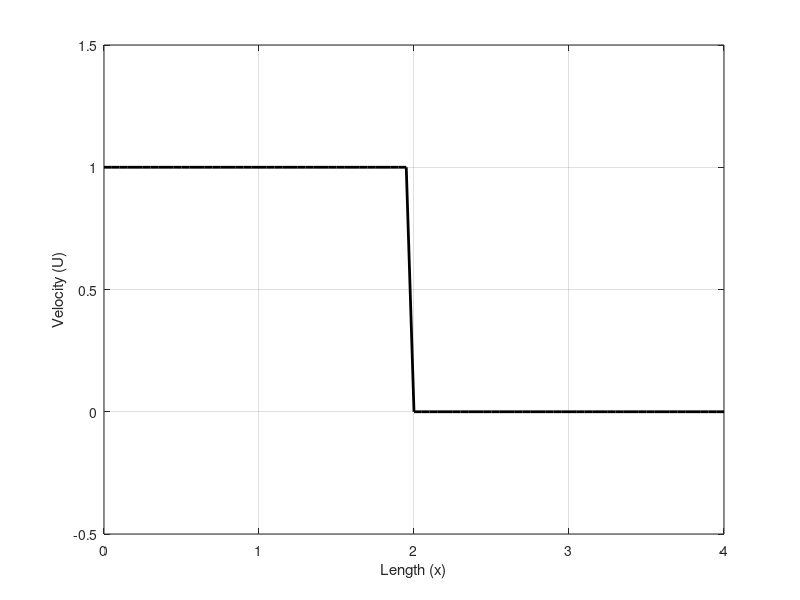

This figure's MATLAB source: (Note: this script raises an error after producing the figure.)
% Example-5 : Non-Linear Wave Equation - 1D
% MacCormack Method
clear all; clc

% Known Values
Lx = 4; % Length of x-domain
M = 81; % Number of grid points
x = linspace(0,Lx,M); % x-Domain
U_max = 1; % Max Velocity

% Calculated Values
dx = Lx/(M-1); % Grid Size in x-direction
Dt = [dx,dx/2]; % Time step chosen so in order to obey |(dt/dx)*U_max| <= 1 for stability
T = [0.5,1.0,1.5,2.0]; % Time Intervals chosen

% Computation
for j=1:length(Dt)
    dt = Dt(j); % Time Step
    N = T./dt; % Iteration Number at each time interval
    
    % Initializing Velocity Matrix
    U = zeros(1,M);
    % Velocity Matrices
    U_array = [];
    
    % Applying given initial & boundary conditions
    for p=1:M
        if((0<=x(p))&&(x(p)<=2))
            U(1,p) = 1;
        end
        if((2<=x(p))&&(x(p)<=4))
            U(1,p) = 0;
        end
    end
    
    % Initial Velocity Profile
    U_initial = U;
    
    Up = U; % Velocity for Predictor Step
    
    % Computation using MacCormak Method
    t = 0; % Time
    n = 0; % Iterator
    while t<=2
        U_old = U;
        for i=2:M-1
            % Predictor Step
            Up(1,i) = U_old(1,i)-(0.5*dt/dx)*(U_old(1,i+1).^2-U_old(1,i).^2);
        end
        for i=2:M-1
            % Corrector Step
            U(1,i) = (1/2)*(U_old(1,i)+Up(1,i)-(0.5*dt/dx)*(Up(1,i).^2-Up(1,i-1).^2));
        end
        t = t+dt;
        n = n+1; % Iterator
        U_array = [U_array;U]; % Updating U_array
    end
    
    % Plotting
    figure;
    plot(x,U_initial,'k',"LineWidth",2)
    hold on;
    grid on;
    ylim([-0.5 1.5])
    xlabel('Length (x)'),ylabel('Velocity (U)')
    title('Velocity Profile - MacCormak Method',strcat('Time Step :',num2str(dt)))
    set(gca,'xtick',[0:1:Lx])
    set(gca,'ytick',[-0.5:0.5:1.5]) % U_max = 1
    
    for k=1:n
        for p=1:length(N)
            if k==N(p)
                plot(x,U_array(k,:),'color',[0.9100 0.4100 0.1700])
            end
        end
    end
    legend('T = 0.0 sec',strcat('T =',num2str(T(1))),strcat('T =',num2str(T(2))),strcat('T =',num2str(T(3))),strcat('T =',num2str(T(4))),'Location','bestoutside')
    hold off;
end
